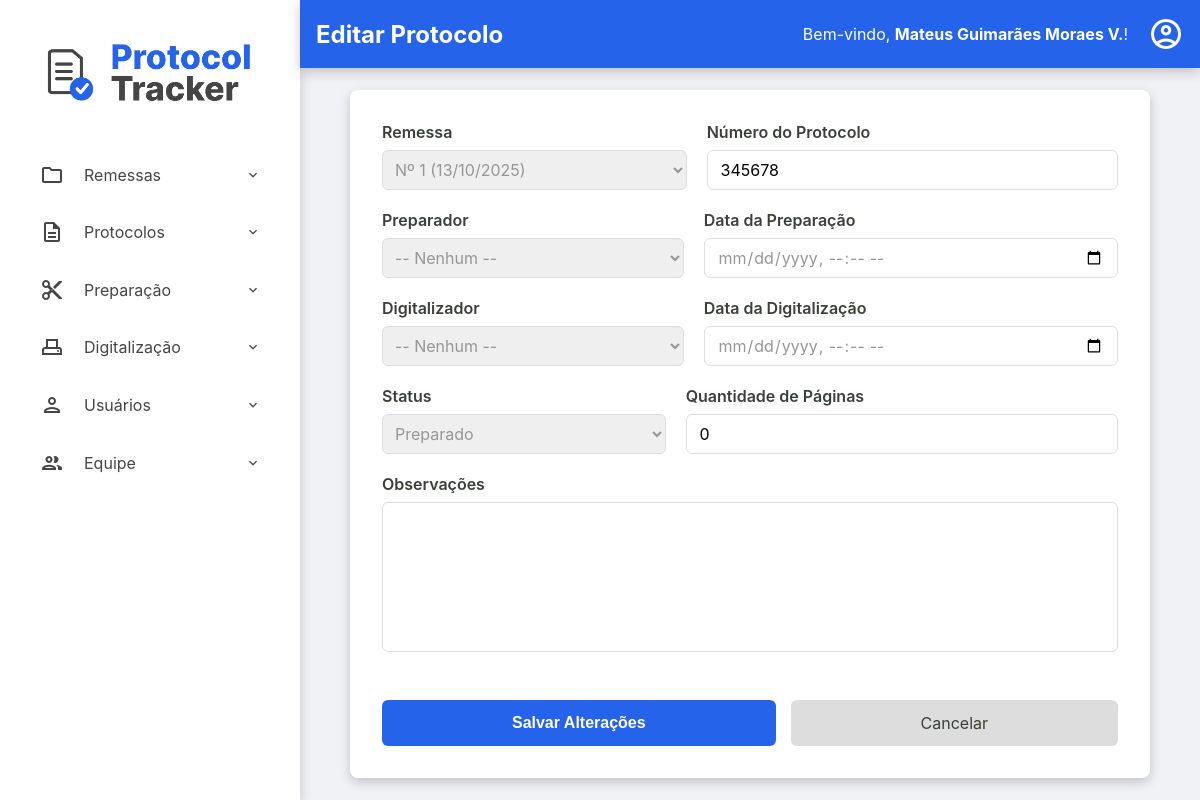
/admin/remessas/editar-protocolo?id=200c7571-8c2d-4d99-b2fc-6dcf1051db67 (signed in), run on an earlier commit of the app's database.
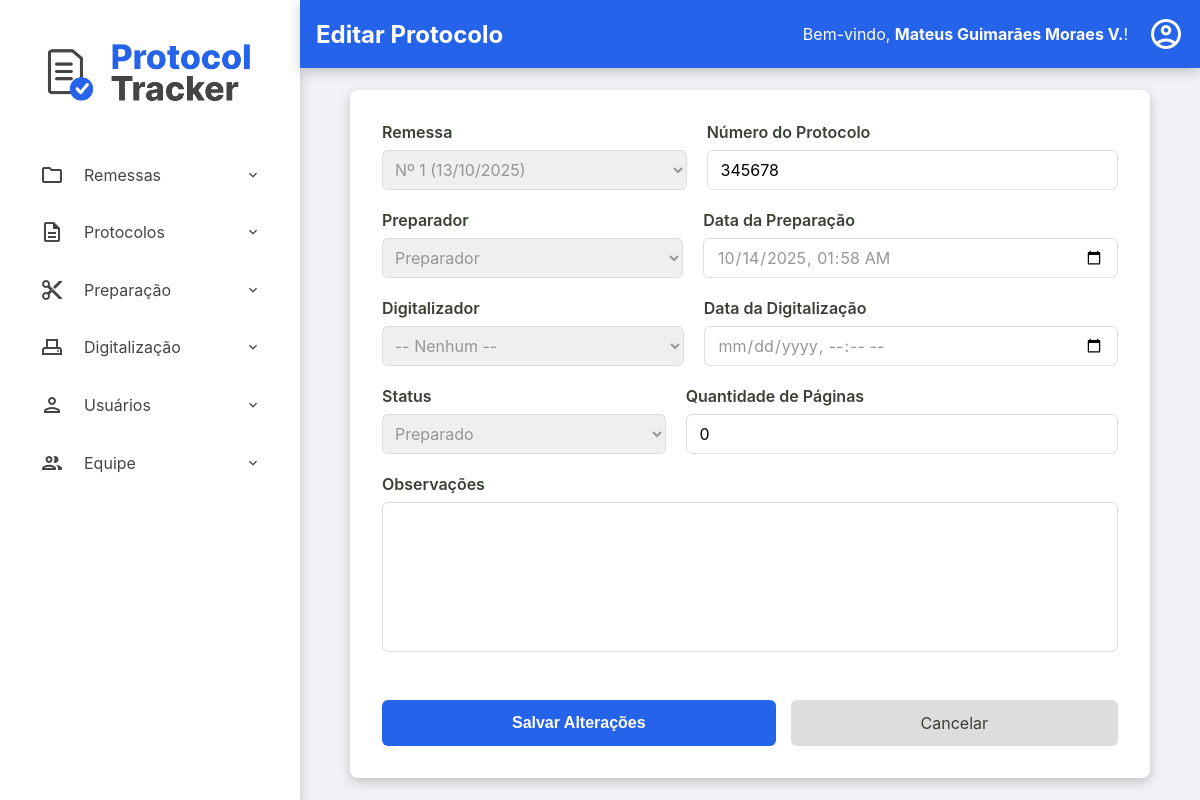
And on a later commit of the database.
### tables this page shows
CREATE TABLE protocolos (
    id TEXT PRIMARY KEY,
    id_remessa TEXT NOT NULL,
    numero_protocolo TEXT NOT NULL UNIQUE,
    data_preparacao TEXT NULL,
    id_preparador INTEGER NULL,
    data_digitalizacao TEXT NULL,
    id_digitalizador INTEGER NULL,
    status TEXT NOT NULL DEFAULT 'RECEBIDO',
    quantidade_paginas INTEGER NULL CHECK (quantidade_paginas >= 0),
    observacoes TEXT NULL,
    FOREIGN KEY (id_remessa) REFERENCES remessas (id),
    FOREIGN KEY (id_preparador) REFERENCES usuarios (id),
    FOREIGN KEY (id_digitalizador) REFERENCES usuarios (id)
  );

CREATE TABLE usuarios (
    id INTEGER PRIMARY KEY AUTOINCREMENT,
    nome TEXT NOT NULL,
    email TEXT NOT NULL UNIQUE,
    cpf TEXT NOT NULL UNIQUE,
    hash_senha TEXT NOT NULL,
    permissao TEXT NOT NULL,
    data_criacao TEXT NOT NULL DEFAULT CURRENT_TIMESTAMP,
    status INTEGER NOT NULL DEFAULT 1
  );

### src/Controller/Admin/RemessaController.php (called while the page is built, shortened)
<?php
class RemessaController
{
    public function exibirEditarProtocolo()
    {
        try {
            $id_protocolo = $_GET['id'] ?? null;
            $protocolo = $this->protocoloRepository->findById($id_protocolo);
            $listaDeRemessas = $this->remessaRepository->all();
            $listaDePreparadores = $this->usuarioRepository->allByPermissao('preparador');
            require __DIR__ . '/../../../templates/admin/editar-protocolo.php';
        } catch (Exception $e) {
            $this->home($e->getMessage());
        }
    }
}

### src/Repository/RemessaRepository.php (called while the page is built, shortened)
<?php
class RemessaRepository implements RemessaRepositoryInterface
{
    private PDO $connection;
    public function __construct(PDO $connection)
    {
        $this->connection = $connection;
    }
    public function all(): array
    {
        $sqlQuery = "SELECT * FROM remessas ORDER BY data_recebimento DESC;";
        $stmt = $this->connection->query($sqlQuery);
        return $this->hidrataLista($stmt);
    }
    private function hidrataLista(PDOStatement $stmt): array
    {
        $listaDeRemessas = [];
        while($dadosRemessa = $stmt->fetch()){
            $listaDeRemessas[] = Remessa::fromArray($dadosRemessa);
        }
        return $listaDeRemessas;
    }
}

### src/Model/Remessa.php (called while the page is built, shortened)
<?php
class Remessa {
    public function getId(): string { return $this->id; }
    public function getNumeroRemessa(): int { return $this->numero_remessa; }
    public static function fromArray(array $array): self
    {
        try {
            $data_recebimento = new DateTimeImmutable($array['data_recebimento']);
            $data_entrega = isset($array['data_entrega']) ? new DateTimeImmutable($array['data_entrega']) : null;
        } catch (Exception $e) {
            throw new Exception("Falha ao criar data");
        }
        return new self(
            $array['id'],
            (int) $array['numero_remessa'] ?? null,
            $data_recebimento,
            $data_entrega,
            $array['status'],
            isset($array['quantidade_protocolos']) ? (int)$array['quantidade_protocolos'] : null,
            (int)$array['id_administrador'],
            $array['observacoes'] ?? null
        );
    }
}

### src/Repository/ProtocoloRepository.php (called while the page is built, shortened)
<?php
class ProtocoloRepository implements ProtocoloRepositoryInterface
{
    private PDO $connection;
    public function __construct(PDO $connection)
    {
        $this->connection = $connection;
    }
    public function findById(string $id): ?Protocolo
    {
        $sqlQuery = "SELECT * FROM protocolos WHERE id = :id;";
        $stmt = $this->connection->prepare($sqlQuery);
        $stmt->bindValue(':id', $id);
        $stmt->execute();
        $dadosProtocolo = $stmt->fetch();
        return Protocolo::fromArray($dadosProtocolo);
    }
}

### src/Model/Protocolo.php (called while the page is built, shortened)
<?php
class Protocolo {
    public function getIdRemessa(): string { return $this->id_remessa; }
    public function getNumeroProtocolo(): string { return $this->numero_protocolo; }
    public function getDataPreparacao(): ?DateTimeImmutable { return $this->data_preparacao; }
    public function getIdPreparador(): ?int { return $this->id_preparador; }
    public function getDataDigitalizacao(): ?DateTimeImmutable { return $this->data_digitalizacao; }
    public function getStatus(): string { return $this->status; }
    public function getQuantidadePaginas(): ?int { return $this->quantidade_paginas; }
    public static function fromArray(array $array): self
    {
        try {
            $data_preparacao = isset($array['data_preparacao']) ? new DateTimeImmutable($array['data_preparacao']) :  null;
            $data_digitalizacao = isset($array['data_digitalizacao']) ? new DateTimeImmutable($array['data_digitalizacao']) :  null;
        } catch (Exception $e) {
            throw new Exception("Falha ao criar data");
        }
        return new self(
            $array['id'],
            $array['id_remessa'],
            $array['numero_protocolo'],
            $data_preparacao,
            isset($array['id_preparador']) ? (int) $array['id_preparador'] : null,
            $data_digitalizacao,
            isset($array['id_digitalizador']) ? (int) $array['id_digitalizador'] : null,
            $array['status'],
            isset($array['quantidade_paginas']) ? (int) $array['quantidade_paginas'] : null,
            $array['observacoes'] ?? null,
        );
    }
}

### src/Repository/UsuarioRepository.php (called while the page is built, shortened)
<?php
class UsuarioRepository implements UsuarioRepositoryInterface
{
    private PDO $connection;
    public function __construct(PDO $connection)
    {
        $this->connection = $connection;
    }
    public function allByPermissao(string $permissao): array
    {
        $sqlQuery = "SELECT * FROM usuarios WHERE permissao = :permissao";
        $stmt = $this->connection->prepare($sqlQuery);
        $stmt->bindValue(':permissao', $permissao);
        $stmt->execute();
        return $this->hidrataLista($stmt);
    }
    private function hidrataLista(PDOStatement $stmt): array
    {
        $listaDeUsuarios = [];
        while($dadosUsuario = $stmt->fetch()){
            $listaDeUsuarios[] = Usuario::fromArray($dadosUsuario);
        }
        return $listaDeUsuarios;
    }
}

### src/Model/Usuario.php (called while the page is built, shortened)
<?php
class Usuario {
    public function getId(): ?int { return $this->id; }
    public function getNome(): string { return $this->nome; }
    public static function fromArray(array $array): self
    {
        try {
            $data_criacao = isset($array['data_criacao']) ? new DateTimeImmutable($array['data_criacao']) : null;
        } catch (Exception $e) {
            throw new Exception("Falha ao criar data");
        }
        return new self(
            (int) $array['id'],
            $array['nome'],
            $array['email'],
            $array['cpf'],
            $array['hash_senha'],
            $array['permissao'],
            $data_criacao,
            (bool) $array['status']
        );
    }
}

### templates/admin/editar-protocolo.php (the view, shortened to what the changed rows need)
<?php require __DIR__ . '/../components/_header.php'; ?>
    <form action="/admin/remessas/editar-protocolo" method="post" class="protocolo-form">
        <div class="form-row">
            <div class="form-group">
                <label for="id_remessa">Remessa</label>
                <select id="id_remessa" name="id_remessa" required>
                    <?php foreach ($listaDeRemessas as $remessa): ?>
                        <option
                            value="<?= htmlspecialchars($remessa->getId()) ?>"
                            <?= ($protocolo->getIdRemessa() === $remessa->getId()) ? 'selected' : '' ?>>
                            Nº <?= htmlspecialchars($remessa->getNumeroRemessa()) ?> (<?= $remessa->getDataRecebimento()->format('d/m/Y') ?>)
                        </option>
                    <?php endforeach; ?>
                </select>
            </div>
            <div class="form-group">
                <label for="numero_protocolo">Número do Protocolo</label>
                <input type="text" id="numero_protocolo" name="numero_protocolo" required maxlength="6" pattern="\d{6}" value="<?= htmlspecialchars($protocolo->getNumeroProtocolo()) ?>">
            </div>
        </div>
        <div class="form-row">
            <div class="form-group">
                <label for="id_preparador">Preparador</label>
                <select id="id_preparador" name="id_preparador">
                    <option value="">-- Nenhum --</option>
                    <?php foreach ($listaDePreparadores as $preparador): ?>
                        <option
                            value="<?= htmlspecialchars($preparador->getId()) ?>"
                            <?= ($protocolo->getIdPreparador() === $preparador->getId()) ? 'selected' : '' ?>>
                            <?= htmlspecialchars($preparador->getNome()) ?>
                        </option>
                    <?php endforeach; ?>
                </select>
            </div>
            <div class="form-group">
                <label for="data_preparacao">Data da Preparação</label>
                <input type="datetime-local" id="data_preparacao" name="data_preparacao" value="<?= $protocolo->getDataPreparacao() ? $protocolo->getDataPreparacao()->format('Y-m-d\TH:i') : '' ?>">
            </div>
        </div>
        <div class="form-row">
            <div class="form-group">
                <label for="id_digitalizador">Digitalizador</label>
                <select id="id_digitalizador" name="id_digitalizador">
                    <option value="">-- Nenhum --</option>
                </select>
            </div>
            <div class="form-group">
                <label for="data_digitalizacao">Data da Digitalização</label>
                <input type="datetime-local" id="data_digitalizacao" name="data_digitalizacao" value="<?= $protocolo->getDataDigitalizacao() ? $protocolo->getDataDigitalizacao()->format('Y-m-d\TH:i') : '' ?>">
            </div>
        </div>
        <div class="form-row">
            <div class="form-group">
                <label for="status">Status</label>
                <select id="status" name="status" required>
                    <option value="PREPARADO" <?= ($protocolo->getStatus() === 'PREPARADO') ? 'selected' : '' ?>>Preparado</option>
                </select>
            </div>
            <div class="form-group">
                <label for="quantidade_paginas">Quantidade de Páginas</label>
                <input type="number" id="quantidade_paginas" name="quantidade_paginas" min="0" value="<?= htmlspecialchars($protocolo->getQuantidadePaginas() ?? '') ?>">
            </div>
        </div>
        <div class="form-group">
            <label for="observacoes">Observações</label>
            <textarea id="observacoes" name="observacoes" rows="3"><?= htmlspecialchars($protocolo->getObservacoes() ?? '') ?></textarea>
        </div>
        <div class="form-actions-edit">
            <button type="submit" class="btn-salvar">Salvar Alterações</button>
            <a href="/admin/remessas/protocolos?id=<?= htmlspecialchars($protocolo->getIdRemessa()) ?>" class="btn-cancelar">Cancelar</a>
        </div>
    </form>
<?php require __DIR__ . '/../components/_footer.php'; ?>

What changed in the data, as far as the page shows it:
changed protocolos "Preparado": id_preparador (not shown) → "Preparador"
Also different on the page:
form field data_preparacao: (not shown) → "10/14/2025 01:58"
form field id_preparador: "-- Nenhum --" → (not shown)
